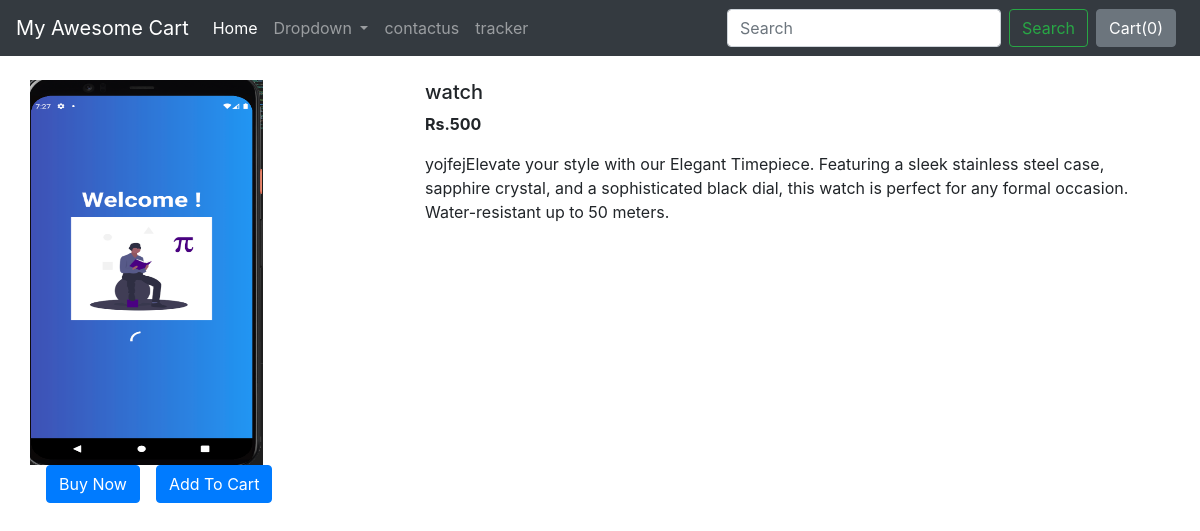
Page /productview/2 on the committed database.
### core/models.py (models this page shows)
class Product(models.Model):
    product_id = models.AutoField
    product_name = models.CharField(max_length=50)
    category = models.CharField(max_length=50, default="")
    subcategory = models.CharField(max_length=50, default="")
    price = models.IntegerField(default=0)
    desc = models.CharField(max_length=300)
    pub_date = models.DateField()
    image = models.ImageField(upload_to='core/images', default="")
    def __str__(self):
        return self.product_name

### core/views.py (the view)
# urls.py: path('productview/<int:myid>', productview),
def productview(request,myid):
    product=Product.objects.filter(id=myid)
    print(product)
    return render(request,"core/productview.html",{"product":product[0]})

### core/templates/core/productview.html (shortened to what this page needs)
{% extends 'core/basic.html' %}
{% block body %}
<div class="container my-4">
    <div class="row">
    <div class="col-md-4">
    <div class="row">
        <img src="/media/{{product.image}}" width="233px" height="385px">
    </div>
        <div class="row">
            <button class="btn btn-primary mx-3">Buy Now</button>
            <button class="btn btn-primary">Add To Cart</button>
        </div>
    </div>
    <div class="col-md-8">
        <h5>{{product.product_name}}</h5>
        <p><b>Rs.{{product.price}} </b></p>
        <p>{{product.desc}}</p>
    </div>
    </div>
</div>
{% endblock %}

### rows in the picture
Product: image (picture), product_name "watch", price "500", desc "yojfejElevate your style with our Elegant Timepiece. Featuring a sleek stainless steel case, sapphire crystal, and a sophisticated black dial, this watch is perfect for any formal occasion. Water-resistant up to 50 meters."
